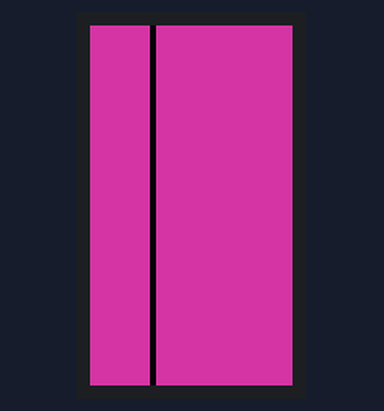
This sketch was run on a simulated ESP32. Shown: 135×240 colour display.

Above: at 0.2 s.
At 1.7 s:
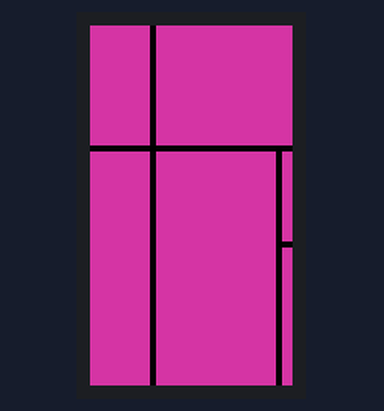
At 3.2 s:
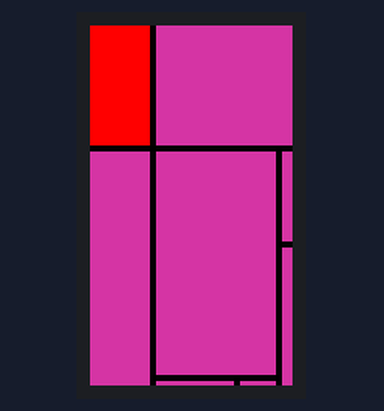
At 3.93 s:
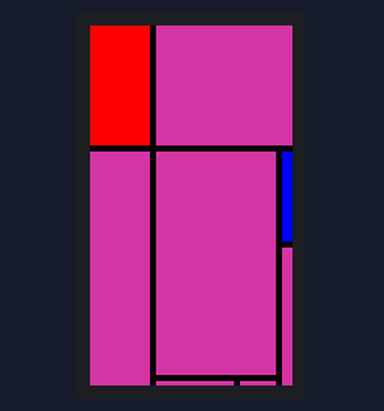
At 4.93 s:
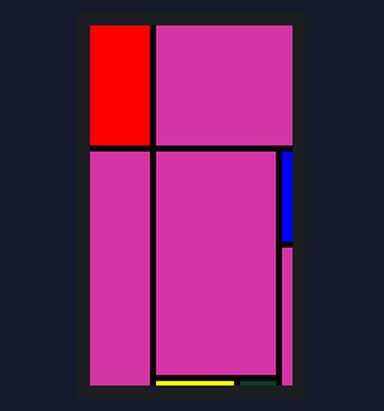
At 8.5 s:
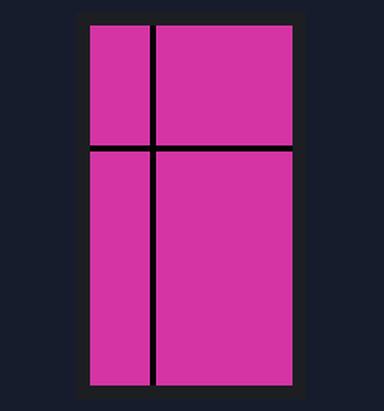

The sketch:

piet-mondrian.ino
```cpp
/*
Objective: recreate streched Guggenheim's Piet Mondrian's Composition
Resolution: 135 x 240
*/

#include <TFT_eSPI.h>
#include <SPI.h>

TFT_eSPI tft = TFT_eSPI();

void setup() {
  tft.init();
  tft.setRotation(2);   // 1 = landscape, 2 = portrait
  Serial.begin(115200);
}

void loop() {
  tft.fillScreen(0xD1B4);
  tft.fillRect(40, 0, 4, 240, TFT_BLACK); // big down start from (40,0), 4 wide and 240 tall rect
  delay(500);
  tft.fillRect(0, 80, 135, 4, TFT_BLACK); // big right from (0,80) (135,80) with 4 pixels wide
  delay(500);
  tft.fillRect(124, 80, 4, 240, TFT_BLACK); // small down
  delay(500);
  tft.fillRect(128, 144, 8, 4, TFT_BLACK); // small right
  delay(500);
  tft.fillRect(40, 233, 84, 4, TFT_BLACK); // bottom right
  delay(500);
  tft.fillRect(96, 233, 4, 8, TFT_BLACK); // bottom down
  delay(500);
  tft.fillRect(0, 0, 40, 80, TFT_RED); // big red
  delay(500);
  tft.fillRect(128, 84, 20, 60, TFT_BLUE); // med blue
  delay(500);
  tft.fillRect(44, 237, 52, 8, TFT_YELLOW); // small yellow
  delay(500);
  tft.fillRect(100, 237, 24, 8, 0x0A05); // small gray
  delay(500);

  for (int16_t x = 0; x < tft.height(); x += 10) {
    tft.fillRect(tft.width() / 2 - x / 2 - 3, tft.height() / 2 - x / 2 - 3, x + 2 * 3, x + 2 * 3, TFT_BLACK);
    delay(100);
  }
}
```

Measured:
- by itself, everything shown: repeats every 7.8 s, in 27 steps
- what the display in image 1 shows lasts 0.5 s, from 1.7 s to 2.2 s
